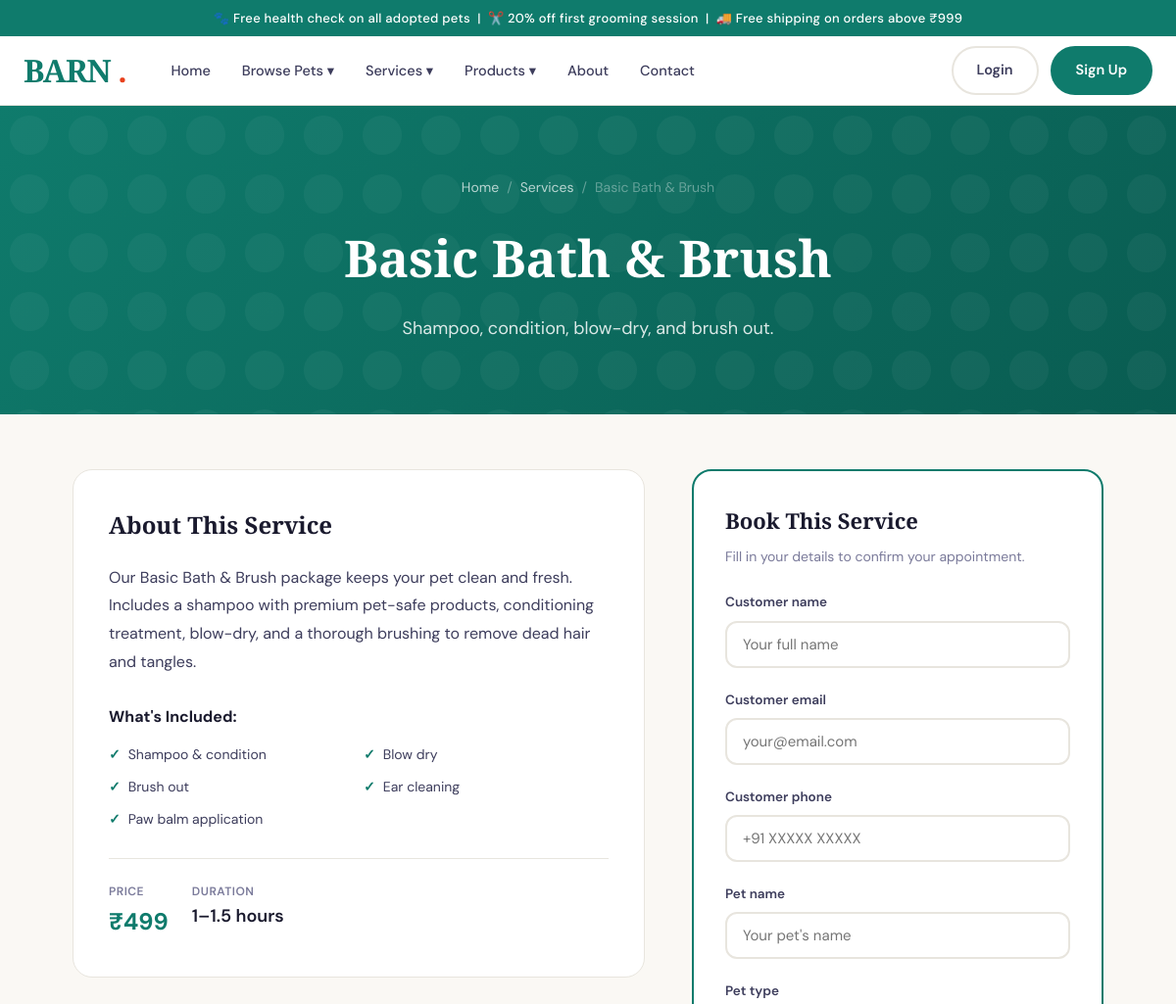
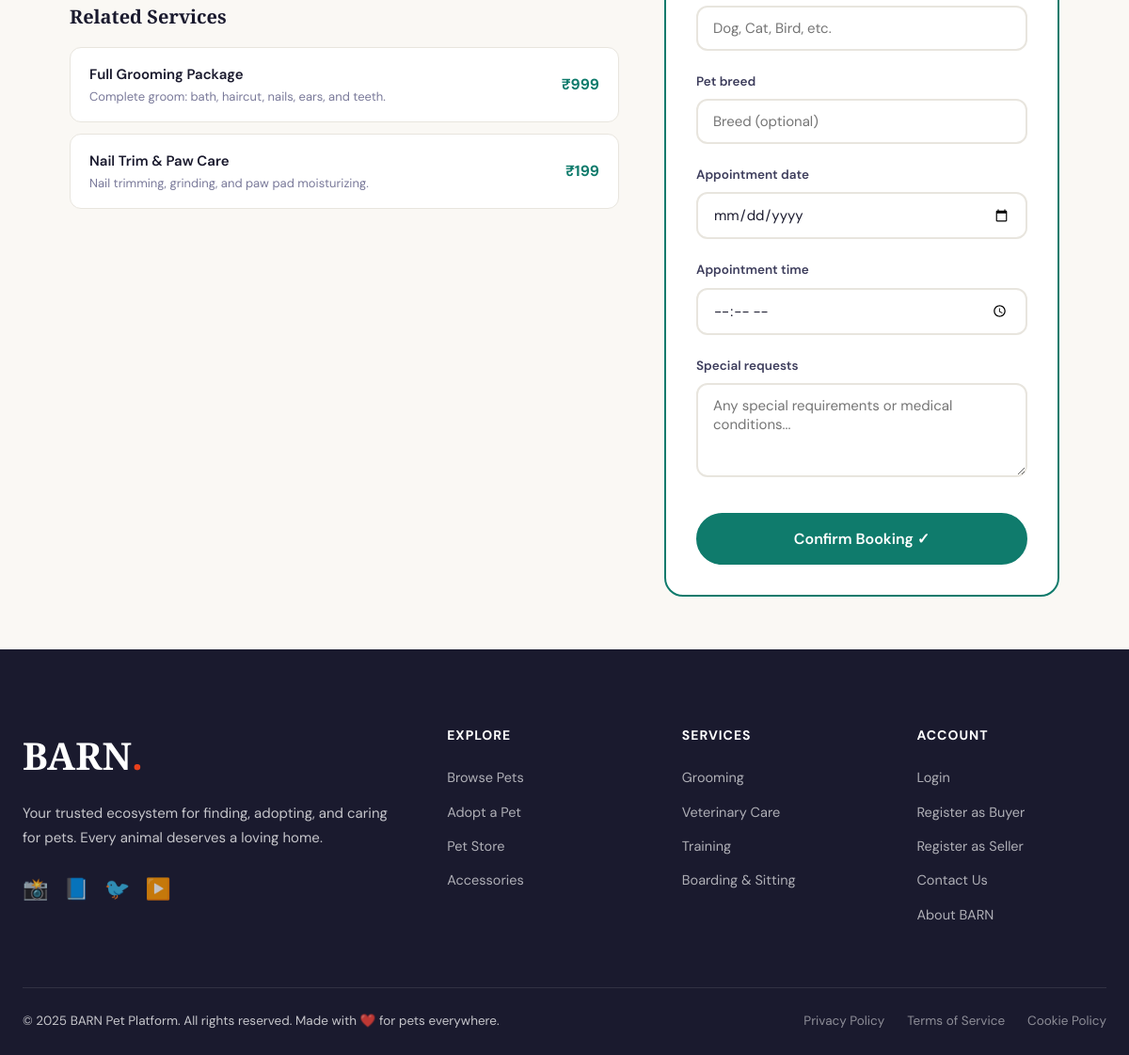
The page /services/basic-bath-brush/ on the database its author committed (2 pictures, top to bottom).
### services/models.py (models this page shows, shortened)
class Service(models.Model):
    category = models.ForeignKey(ServiceCategory, on_delete=models.CASCADE, related_name='services')
    name = models.CharField(max_length=200)
    slug = models.SlugField(unique=True, blank=True)
    short_description = models.CharField(max_length=300)
    description = models.TextField()
    price = models.DecimalField(max_digits=10, decimal_places=2)
    duration = models.CharField(max_length=100, blank=True, help_text="e.g., '2 hours', '1 day'")
    is_available = models.BooleanField(default=True)
    image = models.ImageField(upload_to='services/', blank=True, null=True)
    includes = models.TextField(blank=True, help_text="Comma-separated list of what's included")
    created_at = models.DateTimeField(auto_now_add=True)
    def get_includes_list(self):
        return [item.strip() for item in self.includes.split(',') if item.strip()]

### services/views.py (the view)
# urls.py: path('<slug:slug>/', views.service_detail, name='service_detail'),
def service_detail(request, slug):
    service = get_object_or_404(Service, slug=slug, is_available=True)
    if request.method == 'POST':
        form = ServiceBookingForm(request.POST)
        if form.is_valid():
            booking = form.save(commit=False)
            booking.service = service
            if request.user.is_authenticated:
                booking.customer = request.user
            booking.save()
            messages.success(request, f"Booking confirmed for {service.name}! We'll contact you shortly to confirm.")
            return redirect('service_detail', slug=slug)
    else:
        form = ServiceBookingForm()
        if request.user.is_authenticated:
            form.initial = {
                'customer_name': request.user.get_full_name() or request.user.username,
                'customer_email': request.user.email,
                'customer_phone': request.user.phone,
            }
    related = Service.objects.filter(category=service.category, is_available=True).exclude(pk=service.pk)[:3]
    return render(request, 'services/service_detail.html', {
        'service': service,
        'form': form,
        'related': related,
    })

### services/forms.py
class ServiceBookingForm(forms.ModelForm):
    appointment_date = forms.DateField(widget=forms.DateInput(attrs={'type': 'date'}))
    appointment_time = forms.TimeField(widget=forms.TimeInput(attrs={'type': 'time'}))
    class Meta:
        model = ServiceBooking
        fields = [
            'customer_name', 'customer_email', 'customer_phone',
            'pet_name', 'pet_type', 'pet_breed',
            'appointment_date', 'appointment_time', 'special_requests',
        ]
        widgets = {
            'special_requests': forms.Textarea(attrs={'rows': 3, 'placeholder': 'Any special requirements or medical conditions...'}),
            'customer_name': forms.TextInput(attrs={'placeholder': 'Your full name'}),
            'customer_email': forms.EmailInput(attrs={'placeholder': 'your@email.com'}),
            'customer_phone': forms.TextInput(attrs={'placeholder': '+91 XXXXX XXXXX'}),
            'pet_name': forms.TextInput(attrs={'placeholder': "Your pet's name"}),
            'pet_type': forms.TextInput(attrs={'placeholder': 'Dog, Cat, Bird, etc.'}),
            'pet_breed': forms.TextInput(attrs={'placeholder': 'Breed (optional)'}),
        }

### templates/services/service_detail.html (shortened to what this page needs)
{% extends 'base.html' %}
{% block content %}
<div class="page-header">
  <div class="container">
    <div class="breadcrumb"><a href="/">Home</a><span>/</span><a href="{% url 'services_home' %}">Services</a><span>/</span><span>{{ service.name }}</span></div>
    <h1>{{ service.name }}</h1>
    <p>{{ service.short_description }}</p>
  </div>
</div>
<div style="max-width:1100px;margin:0 auto;padding:56px 24px;display:grid;grid-template-columns:1fr 420px;gap:48px;">
  <div>
    <div style="background:var(--white);border-radius:var(--radius-lg);padding:36px;border:1px solid var(--border);margin-bottom:28px;">
      <h2 style="font-family:var(--font-display);font-size:24px;font-weight:700;margin-bottom:20px;">About This Service</h2>
      <p style="font-size:16px;color:var(--ink-mid);line-height:1.8;">{{ service.description }}</p>
      {% if service.includes %}
      <h3 style="font-size:16px;font-weight:700;margin-top:28px;margin-bottom:14px;">What's Included:</h3>
      <div style="display:grid;grid-template-columns:1fr 1fr;gap:10px;">
        {% for item in service.get_includes_list %}
        <div style="display:flex;align-items:center;gap:8px;font-size:14px;color:var(--ink-mid);">
          <span style="color:var(--teal);font-weight:700;">✓</span> {{ item }}
        </div>
        {% endfor %}
      </div>
      {% endif %}
      <div style="display:flex;gap:24px;margin-top:28px;padding-top:24px;border-top:1px solid var(--border);">
        <div>
          <p style="font-size:12px;color:var(--ink-light);font-weight:600;text-transform:uppercase;letter-spacing:0.5px;">Price</p>
          <p style="font-size:24px;font-weight:700;color:var(--teal);">₹{{ service.price|floatformat:0 }}</p>
        </div>
        {% if service.duration %}
        <div>
          <p style="font-size:12px;color:var(--ink-light);font-weight:600;text-transform:uppercase;letter-spacing:0.5px;">Duration</p>
          <p style="font-size:18px;font-weight:600;color:var(--ink);">{{ service.duration }}</p>
        </div>
        {% endif %}
      </div>
    </div>
    {% if related %}
    <h3 style="font-family:var(--font-display);font-size:20px;font-weight:700;margin-bottom:16px;">Related Services</h3>
    <div style="display:flex;flex-direction:column;gap:12px;">
      {% for s in related %}
      <a href="{% url 'service_detail' s.slug %}" style="text-decoration:none;">
        <div style="background:var(--white);border-radius:var(--radius);padding:16px 20px;border:1px solid var(--border);display:flex;justify-content:space-between;align-items:center;transition:all 0.3s;" onmouseover="this.style.borderColor='var(--teal)'" onmouseout="this.style.borderColor='var(--border)'">
          <div><p style="font-weight:600;font-size:15px;color:var(--ink);">{{ s.name }}</p><p style="font-size:13px;color:var(--ink-light);">{{ s.short_description|truncatechars:60 }}</p></div>
          <span style="font-weight:700;color:var(--teal);font-size:16px;">₹{{ s.price|floatformat:0 }}</span>
        </div>
      </a>
      {% endfor %}
    </div>
    {% endif %}
  </div>
  <div>
    <div style="background:var(--white);border-radius:var(--radius-lg);padding:32px;border:2px solid var(--teal);position:sticky;top:90px;">
      <h3 style="font-family:var(--font-display);font-size:22px;font-weight:700;margin-bottom:8px;">Book This Service</h3>
      <p style="font-size:14px;color:var(--ink-light);margin-bottom:24px;">Fill in your details to confirm your appointment.</p>
      <form method="POST">
        {% for field in form %}
        <div class="form-group">
          <label>{{ field.label }}</label>
          {{ field }}
        </div>
        {% endfor %}
        <button type="submit" class="btn btn-primary btn-lg w-full" style="justify-content:center;margin-top:8px;">Confirm Booking ✓</button>
      </form>
    </div>
  </div>
</div>
{% endblock %}

### static/css/main.css (style rules this page uses)
:root { --teal: #0f7b6c; --teal-dark: #095c51; --teal-light: #e8f5f3; --coral: #e8401c; --coral-light: #fef0ec; --coral-dark: #c0320e; --gold: #d4a853; --cream: #faf8f4; --white: #ffffff; --ink: #1a1a2e; --ink-mid: #3d3d5c; --ink-light: #7a7a9a; --border: #e8e5de; --shadow-sm: 0 2px 8px rgba(15,123,108,0.08); --shadow-md: 0 8px 32px rgba(15,123,108,0.12); --shadow-lg: 0 24px 64px rgba(15,123,108,0.16); --radius: 12px; --radius-lg: 20px; --radius-xl: 32px; --font-display: 'Playfair Display', serif; --font-body: 'DM Sans', sans-serif; --transition: 0.3s cubic-bezier(0.4, 0, 0.2, 1); }
*, *::before, *::after { box-sizing: border-box; margin: 0; padding: 0; }
html { scroll-behavior: smooth; font-size: 16px; }
body { font-family: var(--font-body); background: var(--cream); color: var(--ink); line-height: 1.65; overflow-x: hidden; }
a { color: inherit; text-decoration: none; }
.btn { display: inline-flex; align-items: center; gap: 8px; padding: 11px 24px; border-radius: 100px; font-size: 14.5px; font-weight: 600; font-family: var(--font-body); cursor: pointer; border: 2px solid transparent; transition: all var(--transition); text-align: center; white-space: nowrap; }
.btn-primary { background: var(--teal); color: var(--white); border-color: var(--teal); }
.btn-lg { padding: 15px 36px; font-size: 16px; }
.container { max-width: 1280px; margin: 0 auto; }
.form-group { margin-bottom: 22px; }
label { display: block; font-size: 13.5px; font-weight: 600; color: var(--ink-mid); margin-bottom: 7px; }
input[type="text"], input[type="email"], input[type="password"], input[type="number"], input[type="tel"], input[type="url"], input[type="date"], input[type="time"], input[type="file"], select, textarea { width: 100%; padding: 12px 16px; border: 2px solid var(--border); border-radius: var(--radius); font-size: 15px; font-family: var(--font-body); color: var(--ink); background: var(--white); transition: border-color var(--transition); outline: none; }
textarea { resize: vertical; min-height: 100px; }
.page-header { background: linear-gradient(135deg, var(--teal) 0%, var(--teal-dark) 100%); color: white; padding: 72px 24px; text-align: center; position: relative; overflow: hidden; }
.page-header::before { content: ''; position: absolute; inset: 0; }
.page-header .container { position: relative; }
.page-header h1 { font-family: var(--font-display); font-size: clamp(32px, 5vw, 52px); font-weight: 900; margin-bottom: 16px; }
.page-header p { font-size: 18px; opacity: 0.85; max-width: 560px; margin: 0 auto; }
.breadcrumb { display: flex; justify-content: center; gap: 8px; font-size: 14px; opacity: 0.7; margin-bottom: 16px; }
.breadcrumb a { color: white; }
.breadcrumb span { opacity: 0.5; }
.w-full { width: 100%; }

### rows shown on the page
Service: name "Basic Bath & Brush", short_description "Shampoo, condition, blow-dry, and brush out.", description "Our Basic Bath & Brush package keeps your pet clean and fresh. Includes a shampoo with premium pet-safe products, conditioning treatment, blow-dry, and a thorough brushing to remove dead hair and tangles.", price "499", duration "1–1.5 hours"
Service: name "Full Grooming Package", short_description "Complete groom: bath, haircut, nails, ears, and teeth.", price "999"
Service: name "Nail Trim & Paw Care", short_description "Nail trimming, grinding, and paw pad moisturizing.", price "199"

### other values the page prints
{{ item }} "Shampoo & condition" "Blow dry" "Brush out" "Ear cleaning" "Paw balm application"
{{ field.label }} "Customer name" "Customer email" "Customer phone" "Pet name" "Pet type" "Pet breed" "Appointment date" "Appointment time" "Special requests"
